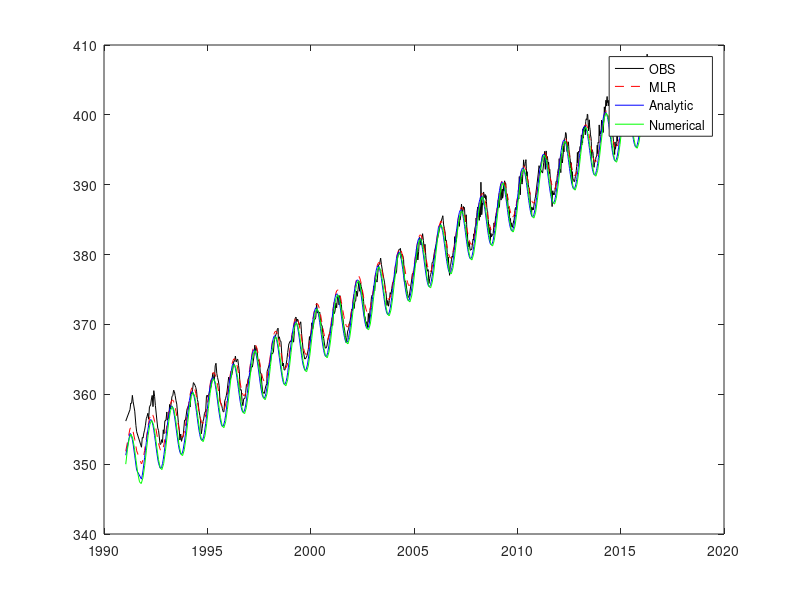

The MATLAB script that drew this image:
%% week9_exercise.m

close all;
clear all;

load MLO_CO2.mat;
x = year;
y = pCO2;
N = length(x);

E = [ones(N,1) x cos(2*pi*x) sin(2*pi*x)];
% calculate pseudo inverse
a = inv(E'*E)*E'*y;

% plot regression
figure(1);
p(1)=plot(x,y,'k-'); % orig data
hold on;
p(2)=plot(x,E*a,'r--'); % MLR fit

% Analytic solution to the box model
Xo = 350; % initial cond
F = 4; % fossil fuel emission, ppm/yr
O = 2; % ocean/land uptake
B = 25; % biospheric flux
X = (F-O)*(x-x(1)) + B/(2*pi)*sin(2*pi*x) + Xo; 
p(3)=plot(x,X,'b-'); % Analytic solution to Box model

% Numerical solution (Euler's method)
dt=1/12;
time = x(1):dt:2017;
N = length(time); 
Xnum(1)=Xo;
for n=1:N-1
   Xnum(n+1)=Xnum(n)+dt*( F-O + B*cos(2*pi*time(n)) );
end
p(4)=plot(time,Xnum,'g-'); % Numerical solution to Box model

legend(p,{'OBS' 'MLR' 'Analytic' 'Numerical'})
